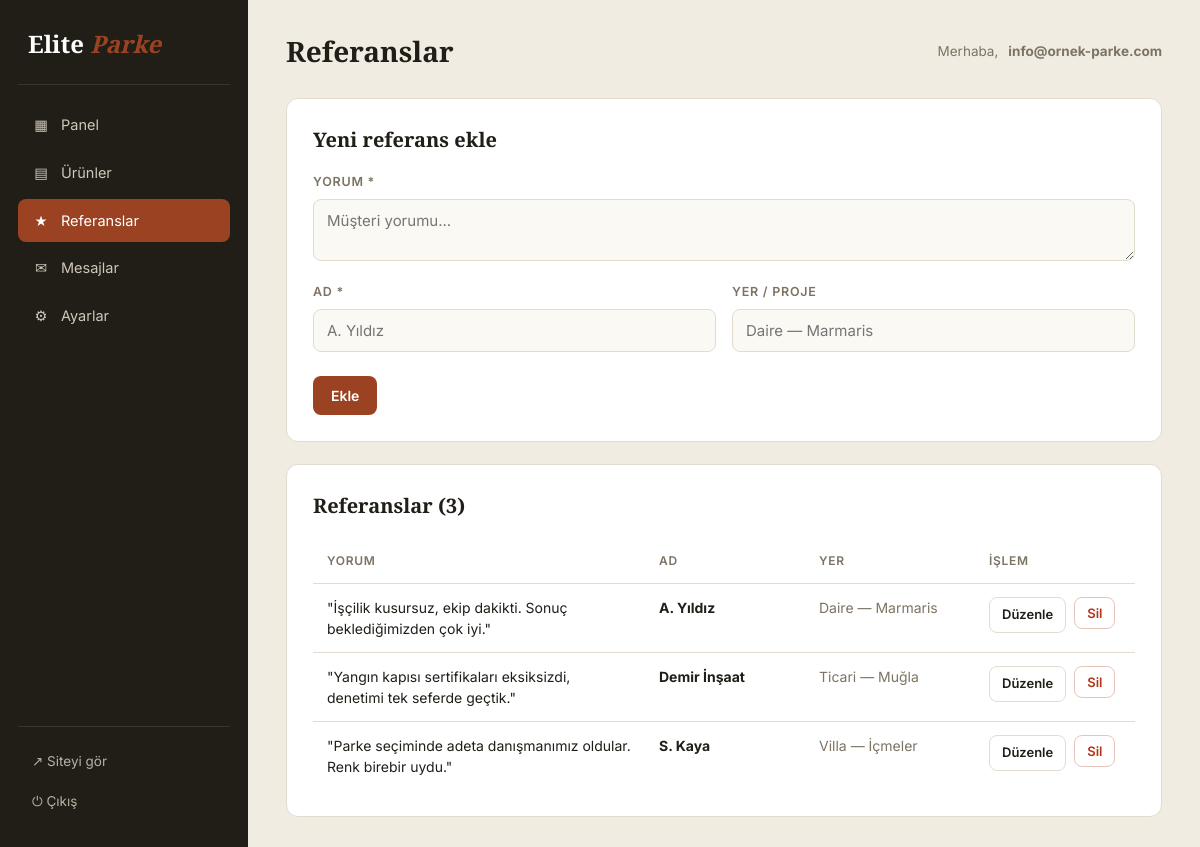
/yonetim/index.php?p=referanslar (signed in), run on the app's committed database.
### tables this page shows
CREATE TABLE IF NOT EXISTS referanslar (
  id    INT AUTO_INCREMENT PRIMARY KEY,
  yorum TEXT NOT NULL,
  ad    VARCHAR(100) NOT NULL,
  yer   VARCHAR(150) DEFAULT '',
  sira  INT DEFAULT 0
);

### yonetim/index.php (called while the page is built, shortened)
<?php
require_once dirname(__DIR__) . '/config.php';
$p = $_GET['p'] ?? 'dashboard';
require __DIR__ . '/inc/head.php';
require __DIR__ . '/pages/' . $p . '.php';
require __DIR__ . '/inc/foot.php';

### config.php (called while the page is built, shortened)
<?php
require_once __DIR__ . '/store.php';
$SITE = store_load();
if (!function_exists('e')) {
    function e($s){ return htmlspecialchars($s ?? '', ENT_QUOTES, 'UTF-8'); }
}

### store.php (called while the page is built, shortened)
<?php
function store_ayar_varsayilan(): array {
    return [
        'site_ad'   => 'Elite Parke',
        'firma_tam' => 'Elite Parke Dekorasyon Tur. Tic. İnş. İth. İhr. San. Ltd. Şti.',
        'tagline'   => 'Yangın Kapısı · Çelik Kapı · İç Oda Kapısı',
        'telefon'   => '0252 412 08 09',
        'whatsapp'  => '',
        'email'     => 'info@ornek-parke.com',
        'adres'     => 'Armutalan, Namık Kemal Cd. No: 1A Bina No: 609148325, Marmaris/Muğla',
        'adres2'    => 'Konacık, Atatürk Blv. Pamir İş Merkezi No: 114/1, 4 Bodrum/Muğla',
        'calisma'   => 'Pzt–Cmt 09:00–18:00',
        'gizlilik_tarih' => '1 Eylül 2026',
        'gizlilik'  => gizlilik_varsayilan(),
    ];
}
function store_load(): array {
    $pdo = db();
    $ayarlar = store_ayar_varsayilan();
    foreach ($pdo->query("SELECT anahtar, deger FROM ayarlar") as $r) {
        $ayarlar[$r['anahtar']] = $r['deger'];
    }
    $urunler     = $pdo->query("SELECT no, baslik, sinif, gorsel, aciklama FROM urunler ORDER BY sira, id")->fetchAll();
    $referanslar = $pdo->query("SELECT yorum, ad, yer FROM referanslar ORDER BY sira, id")->fetchAll();
    return ['ayarlar' => $ayarlar, 'urunler' => $urunler, 'referanslar' => $referanslar];
}

### yonetim/pages/referanslar.php (the view, shortened to what this page needs)
<?php
$SITE = store_load();
$refler = $SITE['referanslar'];
$d = $_GET['d'] ?? '';
$duzenle = ($d !== '' && isset($refler[(int)$d])) ? $refler[(int)$d] : null;
?>
<div class="panel">
  <h2><?= $duzenle ? 'Referansı düzenle' : 'Yeni referans ekle' ?></h2>
  <form method="post" action="index.php?p=referanslar">
    <div class="field"><label>Yorum *</label><textarea name="yorum" rows="2" required placeholder="Müşteri yorumu..."><?= e($duzenle['yorum'] ?? '') ?></textarea></div>
    <div class="grid2">
      <div class="field"><label>Ad *</label><input name="ad" required value="<?= e($duzenle['ad'] ?? '') ?>" placeholder="A. Yıldız"></div>
      <div class="field"><label>Yer / proje</label><input name="yer" value="<?= e($duzenle['yer'] ?? '') ?>" placeholder="Daire — Marmaris"></div>
    </div>
    <div class="actions">
      <button class="btn"><?= $duzenle ? 'Güncelle' : 'Ekle' ?></button>
    </div>
  </form>
</div>
<div class="panel mb0">
  <h2>Referanslar (<?= count($refler) ?>)</h2>
  <table>
    <thead><tr><th>Yorum</th><th style="width:160px">Ad</th><th style="width:170px">Yer</th><th style="width:160px">İşlem</th></tr></thead>
    <tbody>
      <?php foreach ($refler as $i => $r): ?>
        <tr>
          <td>"<?= e($r['yorum']) ?>"</td>
          <td><strong><?= e($r['ad']) ?></strong></td>
          <td class="muted"><?= e($r['yer']) ?></td>
          <td>
            <div class="row-act">
              <a class="btn sm sec" href="index.php?p=referanslar&d=<?= $i ?>">Düzenle</a>
              <form method="post" action="index.php?p=referanslar" onsubmit="return confirm('Bu referans silinsin mi?')">
                <button class="btn sm danger">Sil</button>
              </form>
            </div>
          </td>
        </tr>
      <?php endforeach; ?>
    </tbody>
  </table>
</div>

### yonetim/css/admin.css (style rules this page uses)
:root { --ap:#9a4221; --ap-d:#7e3217; --bg:#f1ece2; --panel:#fff; --ink:#211e18; --muted:#7c7363; --line:#e2dccf; --sidebar:#211e18; }
* { margin:0;padding:0;box-sizing:border-box }
body { background:var(--bg);color:var(--ink);font-family:'Inter',system-ui,Arial,sans-serif;font-size:15px;line-height:1.5 }
a { color:inherit;text-decoration:none }
.btn { display:inline-flex;align-items:center;gap:8px;background:var(--ap);color:#fff;border:none;border-radius:8px;padding:11px 18px;font-size:14px;font-weight:600;cursor:pointer;transition:.15s;font-family:inherit }
.btn.sec { background:#fff;color:var(--ink);border:1px solid var(--line) }
.btn.sm { padding:7px 12px;font-size:13px }
.btn.danger { background:#fff;color:#b5341a;border:1px solid #e7c4ba }
.panel { background:var(--panel);border:1px solid var(--line);border-radius:12px;padding:26px;margin-bottom:22px }
.panel h2 { font-family:'Source Serif 4',Georgia,serif;font-size:20px;font-weight:600;margin-bottom:18px }
.field { margin-bottom:16px }
.field label { display:block;font-size:12.5px;font-weight:600;color:var(--muted);text-transform:uppercase;letter-spacing:.06em;margin-bottom:7px }
.field input,.field select,.field textarea { width:100%;background:#fbf9f4;border:1px solid var(--line);border-radius:8px;padding:11px 13px;font-family:inherit;font-size:15px;color:var(--ink) }
.grid2 { display:grid;grid-template-columns:1fr 1fr;gap:16px }
.actions { display:flex;gap:10px;margin-top:8px }
table { width:100%;border-collapse:collapse;background:var(--panel) }
table th,table td { text-align:left;padding:13px 14px;border-bottom:1px solid var(--line);font-size:14px;vertical-align:top }
table th { color:var(--muted);font-size:12px;text-transform:uppercase;letter-spacing:.06em;font-weight:600 }
table tr:last-child td { border-bottom:none }
.row-act { display:flex;gap:8px }
.muted { color:var(--muted) }
.mb0 { margin-bottom:0 }

### data on the page
referanslar: yorum "İşçilik kusursuz, ekip dakikti. Sonuç beklediğimizden çok iyi.", ad "A. Yıldız", yer "Daire — Marmaris"
referanslar: yorum "Yangın kapısı sertifikaları eksiksizdi, denetimi tek seferde geçtik.", ad "Demir İnşaat", yer "Ticari — Muğla"
referanslar: yorum "Parke seçiminde adeta danışmanımız oldular. Renk birebir uydu.", ad "S. Kaya", yer "Villa — İçmeler"

### other printed values
$it[1] "▦"
$it[0] "Panel"
$it[1] "▤"
$it[0] "Ürünler"
$it[1] "★"
$it[0] "Referanslar"
$it[1] "✉"
$it[0] "Mesajlar"
$it[1] "⚙"
$it[0] "Ayarlar"
$basliklar[$p] "Referanslar"
$_SESSION['elite_admin'] "info@ornek-parke.com"
count($refler) "3"
